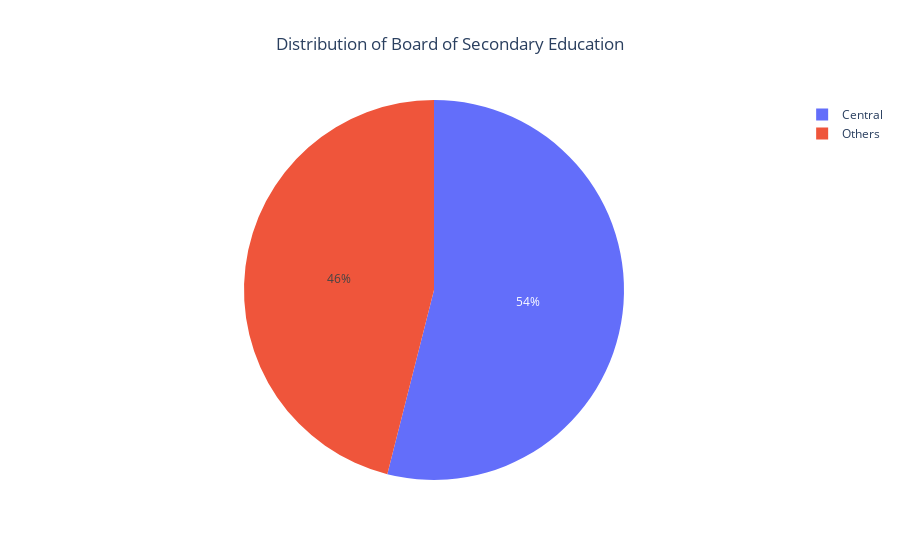

The code cell stored with this chart in its notebook:
### Code cell
fig = px.pie(df, names='ssc_b', title='Distribution of Board of Secondary Education')
fig.update_layout(title_x=0.5)
fig.show()

### Figure 1 — Plotly figure (JSON) as saved in the notebook; plotly's stock layout.template omitted (floating-point values rounded to 4 significant figures; data arrays with more than 128 entries replaced by an {"elided": "..."} marker saying what was removed)
{"data": [{"domain": {"x": [0, 1], "y": [0, 1]}, "hovertemplate": "ssc_b=%{label}<extra></extra>", "labels": {"elided": "215 str values"}, "legendgroup": "", "name": "", "showlegend": true, "type": "pie"}], "layout": {"legend": {"tracegroupgap": 0}, "title": {"text": "Distribution of Board of Secondary Education", "x": 0.5}}}
